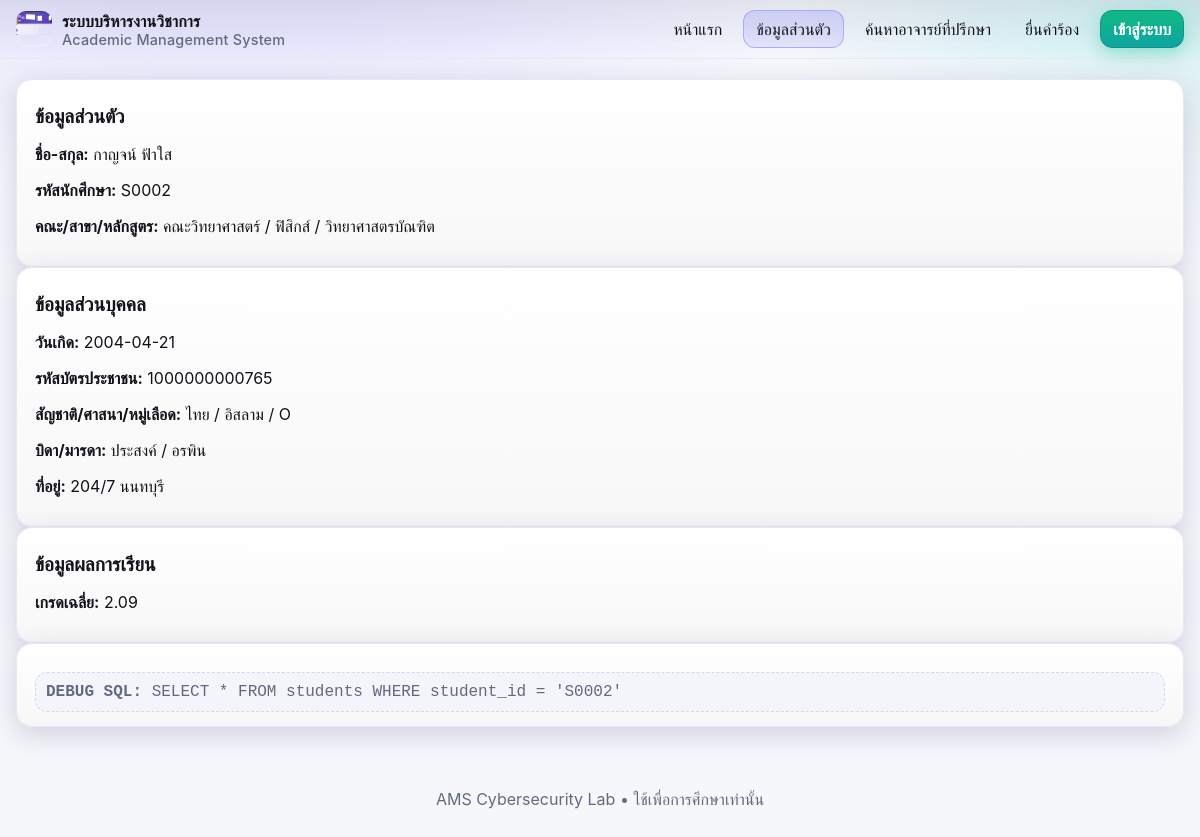
The app's page /profile.php?sid=S0002 with its own data.
### tables this page shows
CREATE TABLE IF NOT EXISTS students (
    id INT AUTO_INCREMENT PRIMARY KEY, 
    student_id VARCHAR(10), 
    fullname VARCHAR(100), 
    faculty VARCHAR(100), 
    major VARCHAR(100), 
    program VARCHAR(100), 
    dob DATE, 
    citizen_id VARCHAR(20), 
    nationality VARCHAR(50), 
    religion VARCHAR(50), 
    blood VARCHAR(5), 
    parent_father VARCHAR(100), 
    parent_mother VARCHAR(100), 
    address VARCHAR(200), 
    gpa DECIMAL(3,2)
);

### src/profile.php (the view)
<?php
require 'db.php'; include '_header.php';
$sid = $_GET['sid'] ?? ($_SESSION['sid'] ?? '');
$sql = "SELECT * FROM students WHERE student_id = '$sid'";
$res = $conn->query($sql);
?>
<div class="card"><h1>ข้อมูลส่วนตัว</h1>
<?php if($res && $res->num_rows): $st=$res->fetch_assoc(); ?>
  <p><b>ชื่อ-สกุล:</b> <?=htmlspecialchars($st['fullname'])?></p>
  <p><b>รหัสนักศึกษา:</b> <?=htmlspecialchars($st['student_id'])?></p>
  <p><b>คณะ/สาขา/หลักสูตร:</b> <?=htmlspecialchars($st['faculty'])?> / <?=htmlspecialchars($st['major'])?> / <?=htmlspecialchars($st['program'])?></p>
</div>
<div class="card"><h1>ข้อมูลส่วนบุคคล</h1>
  <p><b>วันเกิด:</b> <?=htmlspecialchars($st['dob'])?></p>
  <p><b>รหัสบัตรประชาชน:</b> <?=htmlspecialchars($st['citizen_id'])?></p>
  <p><b>สัญชาติ/ศาสนา/หมู่เลือด:</b> <?=htmlspecialchars($st['nationality'])?> / <?=htmlspecialchars($st['religion'])?> / <?=htmlspecialchars($st['blood'])?></p>
  <p><b>บิดา/มารดา:</b> <?=htmlspecialchars($st['parent_father'])?> / <?=htmlspecialchars($st['parent_mother'])?></p>
  <p><b>ที่อยู่:</b> <?=htmlspecialchars($st['address'])?></p>
</div>
<div class="card"><h1>ข้อมูลผลการเรียน</h1>
  <p><b>เกรดเฉลี่ย:</b> <?=htmlspecialchars($st['gpa'])?></p>
</div>
<div class="card"><div class="debug"><b>DEBUG SQL:</b> <?=htmlspecialchars($sql)?></div></div>
<?php else: ?>
  <p class="notice">ไม่พบนักเรียน SID นี้</p>
<?php endif; ?>
<?php include '_footer.php'; ?>

### src/assets/style.css (style rules this page uses)
:root { --bg:#f6f7fb; --surface:#ffffff; --text:#12131a; --muted:#636a80; --border:#e6e8f5; --border-strong:#d6d8ee; --primary:#5c54ff; --primary-2:#8a7bff; --primary-3:#6b63ff; --accent:#00bfa6; --warn:#ffcc00; --danger:#ff5570; --ok:#22c55e; --ring: rgba(92,84,255,.35); --radius:16px; --shadow:0 8px 28px rgba(45,35,105,.18); --shadow-2:0 2px 10px rgba(24,21,72,.12); }
html,body { height:100% }
body { margin:0; font-family: Inter, ui-sans-serif, system-ui, -apple-system, Segoe UI, Roboto, Ubuntu, Cantarell, "Noto Sans", Arial; color:var(--text); background: var(--bg); background-image: radial-gradient(1000px 500px at 20% -10%, rgba(92,84,255,.15), transparent 60%), radial-gradient(700px 400px at 100% 0%, rgba(0,191,166,.12), transparent 60%); background-repeat:no-repeat; }
.card { background: var(--surface); border:1px solid var(--border); border-radius:var(--radius); box-shadow:var(--shadow); padding:18px 18px 14px; }
.card h1,.card h2 { margin:6px 0 12px }
.card h1 { font-size:1.2rem }
.debug { margin-top:10px; background:#f4f5fb; border:1px dashed var(--border-strong); border-radius:12px; padding:10px; color:var(--muted); font-family: ui-monospace, SFMono-Regular, Menlo, Consolas, "Liberation Mono", monospace; overflow:auto; }

### records on screen
students: fullname "กาญจน์ ฟ้าใส", student "S0002", faculty "คณะวิทยาศาสตร์", major "ฟิสิกส์", program "วิทยาศาสตรบัณฑิต", dob "2004-04-21", citizen "1000000000765", nationality "ไทย", religion "อิสลาม", blood "O", parent_father "ประสงค์", parent_mother "อรพิน", address "204/7 นนทบุรี", gpa "2.09"

### other values on screen
$sql "SELECT * FROM students WHERE student_id = 'S0002'"
